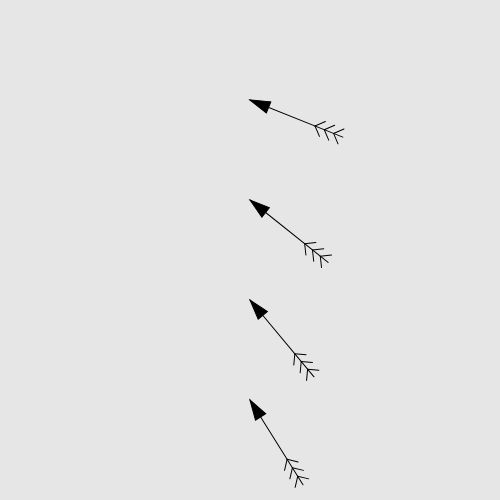
Frame 1 (no input)
Frame 60 (no input): identical to frame 1, image omitted
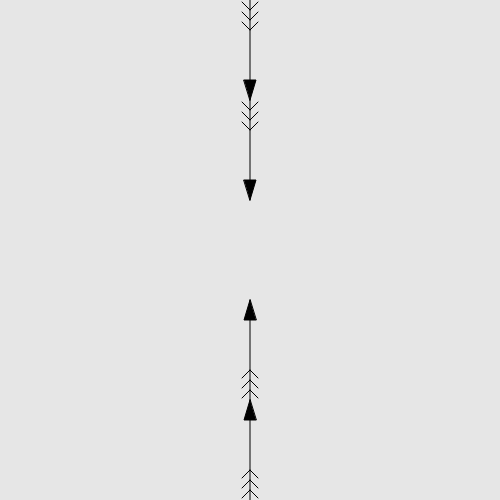
Frame 120 (the mouse pressed at the canvas centre since frame 60)

The p5.js sketch that drew these frames (run headless with seeded random() and noise() and a simulated clock; from frame 60 on, the mouse is pressed at the canvas centre):

// p5.js sketch
// ── sketch.js
var myArrow;
var myArrow2;
var myArrow3;
var myArrow4;

function setup() {
  createCanvas(500, 500);
  myArrow = new Arrow(250,100);
  myArrow2 = new Arrow(250,200);
  myArrow3 = new Arrow(250,300);
  myArrow4 = new Arrow(250,400);
}

function draw() {
  background(230);
myArrow2.draw(mouseX,mouseY);
  myArrow.draw(mouseX,mouseY);
  myArrow3.draw(mouseX,mouseY);
  myArrow4.draw(mouseX,mouseY);
}


function Arrow(ax,ay){
  this.x = ax;
  this.y = ay;
  this.draw = function(){
    push();
    translate(this.x,this.y);
    var angle = getAngle(this.x,this.y,mouseX,mouseY);
    rotate(angle);
    var size = 100;
    line(0,0,size,0);
    var trianglesize= size * 0.2;
    fill(0)
    triangle(0,0,trianglesize,trianglesize * 0.3,trianglesize,-trianglesize*0.3);
    var featherlocation = size * 0.7;
    var feathersize = size * 0.08;
    for(var i=0; i <3; i ++){
      line(featherlocation,0,featherlocation+feathersize,feathersize);
      line(featherlocation,0,featherlocation+feathersize,-feathersize);
      featherlocation += size * 0.1;
    }
    pop();
  }
    var getAngle = function(x1,y1,x2,y2){
    var diffX= x1-x2;
    var diffY=y1-y2;
    var angle = Math.atan2(diffY,diffX);
    return angle;
  }
}
